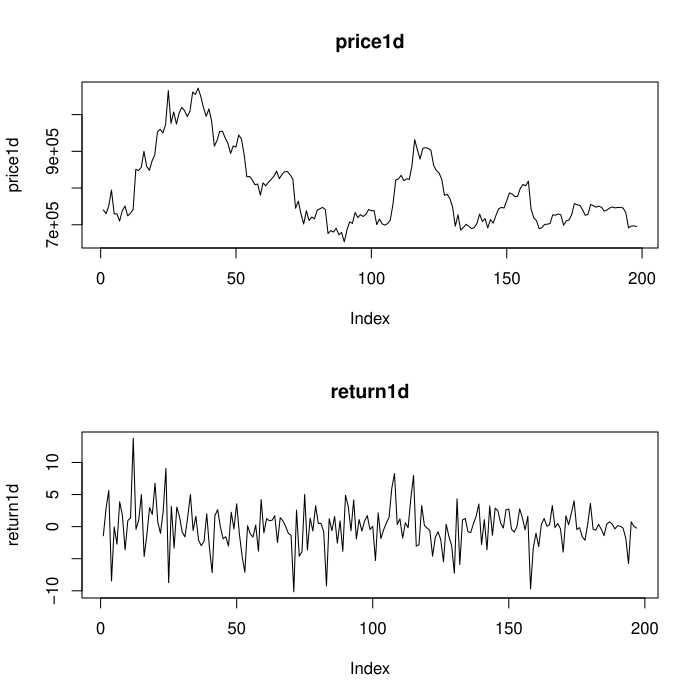

The script that drew this image:
library(tseries)
library(urca)
library(forecast)
csv1d = "../../../api/downloads/1d/BTCJPY_bitFlyer_1d_all.csv"
csv5m = "../../../api/downloads/5m/BTCJPY_bitFlyer_5m_201810.csv"
csv1m = "../../../api/downloads/1m/BTCJPY_bitFlyer_1m_201810.csv"
csv1h = "../../../api/downloads/1h/BTCJPY_bitFlyer_1h_201809_201810.csv"
csv4h = "../../../api/downloads/4h/BTCJPY_bitFlyer_4h_201809_201810.csv"
btc1d = read.csv(csv1d, fileEncoding="UTF-8")
btc5m = read.csv(csv5m, fileEncoding="UTF-8")
btc1m = read.csv(csv1m, fileEncoding="UTF-8")
btc1h = read.csv(csv1h, fileEncoding="UTF-8")
btc4h = read.csv(csv4h, fileEncoding="UTF-8")

#分足は一日
btc5m = btc5m[3147:3432,]
btc1m = btc1m[1:1406,]

#日足
price1d = btc1d$close
#対数価格
logprice1d = log(price1d)
#対数差収益率
return1d = diff(logprice1d)*100
par(mfcol=c(2,1))
plot(price1d, type="l", main="price1d")
plot(return1d, type="l", main="return1d")
#平均・標準偏差
mean_btc1dr = mean(return1d)
sd_btc1dr = sd(return1d)
cat("mean1dr:", mean_btc1dr, "\n")
cat("sd1dr:", sd_btc1dr, "\n")
#ヒストグラム
par(mfcol=c(1,1))
hist(return1d, main="return1d", breaks=seq(-15,15,1))


#5分足
price5m = btc5m$close
#対数価格
logprice5m = log(price5m)
#対数差収益率
return5m = diff(logprice5m)*100
par(mfcol=c(2,1))
plot(price5m, type="l", main="price5m")
plot(return5m, type="l", main="return5m")
#平均・標準偏差
mean_btc5mr = mean(return5m)
sd_btc5mr = sd(return5m)
cat("mean5mr:", mean_btc5mr, "\n")
cat("sd5mr:", sd_btc5mr, "\n")
#ヒストグラム
par(mfcol=c(1,1))
hist(return5m, main="return5m", breaks=seq(-1.0,1.0,0.05))


#1分足
price1m = btc1m$close
#対数価格
logprice1m = log(price1m)
#対数差収益率
return1m = diff(logprice1m)*100
par(mfcol=c(2,1))
plot(price1m, type="l", main="price1m")
plot(return1m, type="l", main="return1m")
#平均・標準偏差
mean_btc1mr = mean(return1m)
sd_btc1mr = sd(return1m)
cat("mean1mr:", mean_btc1mr, "\n")
cat("sd1mr:", sd_btc1mr, "\n")
#ヒストグラム
par(mfcol=c(1,1))
hist(return1m, main="return1m", breaks=seq(-0.8,0.8,0.05))


#1時間足
price1h = btc1h$close
#対数価格
logprice1h = log(price1h)
#対数差収益率
return1h = diff(logprice1h)*100
par(mfcol=c(2,1))
plot(price1h, type="l", main="price1h")
plot(return1h, type="l", main="return1h")
#平均・標準偏差
mean_btc1hr = mean(return1h)
sd_btc1hr = sd(return1h)
cat("mean1hr:", mean_btc1hr, "\n")
cat("sd1hr:", sd_btc1hr, "\n")
#ヒストグラム
par(mfcol=c(1,1))
hist(return1h, main="return1h", breaks=seq(-6,6,0.5))


#4時間足
price4h = btc4h$close
#対数価格
logprice4h = log(price4h)
#対数差収益率
return4h = diff(logprice4h)*100
par(mfcol=c(2,1))
plot(price4h, type="l", main="price4h")
plot(return4h, type="l", main="return4h")
#平均・標準偏差
mean_btc4hr = mean(return4h)
sd_btc4hr = sd(return4h)
cat("mean4hr:", mean_btc4hr, "\n")
cat("sd4hr:", sd_btc4hr, "\n")
#ヒストグラム
par(mfcol=c(1,1))
hist(return4h, main="return4h", breaks=seq(-8,8,0.5))


#正規分布か?
cat("\n正規分布か？\n")
shapiro.test(return1d)
shapiro.test(return5m)
shapiro.test(return1m)
shapiro.test(return1h)
shapiro.test(return4h)


#単位根検定
#Dickey-Fuller検定(帰無仮説：データ系列に単位根が存在する)
#価格そのもの
cat("\n単位根が存在するか？\n")
cat("価格そのもの\n")
adf.test(price1d)
adf.test(price5m)
adf.test(price1m)
adf.test(price1h)
adf.test(price4h)
#対数差収益率
cat("対数差収益率\n")
adf.test(return1d)
adf.test(return5m)
adf.test(return1m)
adf.test(return1h)
adf.test(return4h)

#KPSS検定(帰無仮説：データ系列に単位根が存在しない：差分を取る必要はない)
cat("\n差分を取る必要はあるか？\n")
summary(ur.kpss(logprice1d))
summary(ur.kpss(logprice5m))
summary(ur.kpss(logprice1m))
summary(ur.kpss(logprice1h))
summary(ur.kpss(logprice4h))
#ndiffsで差分を取るべき回数がわかる．
cat("\n差分を取る必要があるなら何階差分を取るべきか？\n")
ndiffs(logprice1d)
ndiffs(logprice5m)
ndiffs(logprice1m)
ndiffs(logprice1h)
ndiffs(logprice4h)
cat("\n対数価格の差分に対して同検定をする．\n")
summary(ur.kpss(return1d))
summary(ur.kpss(return5m))
summary(ur.kpss(return1m))
summary(ur.kpss(return1h))
summary(ur.kpss(return4h))


#独立した標本か？
cat("\n独立した標本か？\n")
b_r1d = as.factor(return1d < mean(return1d))
b_r5m = as.factor(return5m < mean(return5m))
b_r1m = as.factor(return1m < mean(return1m))
b_r1h = as.factor(return1h < mean(return1h))
b_r4h = as.factor(return4h < mean(return4h))
runs.test(b_r1d)
runs.test(b_r5m)
runs.test(b_r1m)
runs.test(b_r1h)
runs.test(b_r4h)

#自己共分散
acf(return1d, plot=F, type="cov")
acf(return5m, plot=F, type="cov")
acf(return1m, plot=F, type="cov")
acf(return1h, plot=F, type="cov")
acf(return4h, plot=F, type="cov")
#自己相関係数
acf(return1d, plot=T)
par(mfcol=c(2,2))
acf(return5m, plot=T)
acf(return1m, plot=T)
acf(return1h, plot=T)
acf(return4h, plot=T)
#偏自己相関係数
par(mfcol=c(1,1))
acf(return1d, plot=T, type="p")
par(mfcol=c(2,2))
acf(return5m, plot=T, type="p")
acf(return1m, plot=T, type="p")
acf(return1h, plot=T, type="p")
acf(return4h, plot=T, type="p")


#ARモデルに当てはまる？
ar(price1d, aic=T)
ar(price5m, aic=T)
ar(price1m, aic=T)
ar(price1h, aic=T)
ar(price4h, aic=T)
ar(return1d, aic=T)
ar(return5m, aic=T)
ar(return1m, aic=T)
ar(return1h, aic=T)
ar(return4h, aic=T)


system("mv Rplots.pdf statistical_test.pdf")
cat("\n")
